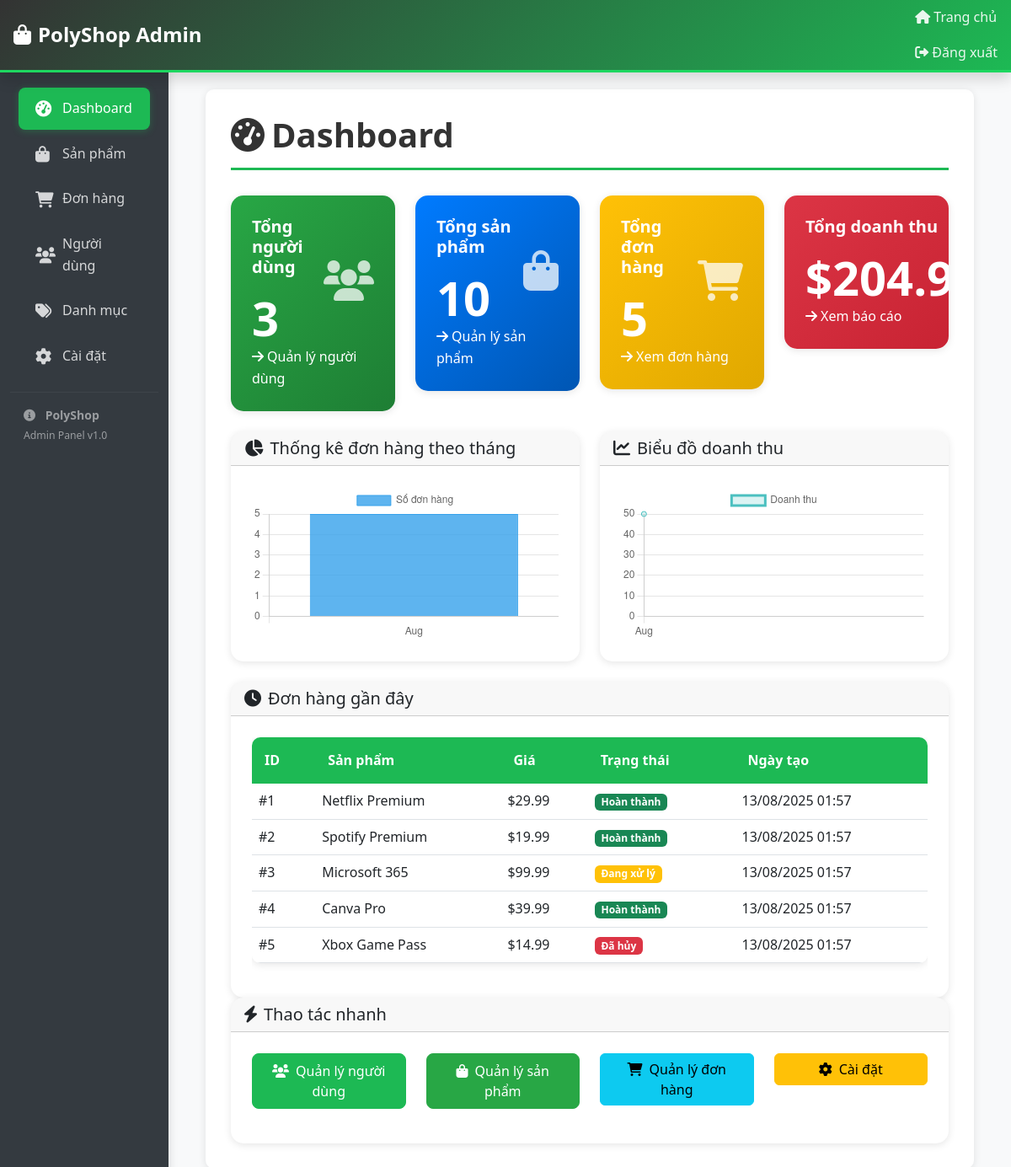
Page /admin/dashboard.php (signed in) on the committed database.
### tables this page shows
CREATE TABLE IF NOT EXISTS `orders` (
  `id` int(11) NOT NULL AUTO_INCREMENT,
  `user_id` int(11) DEFAULT NULL,
  `product_name` varchar(255) NOT NULL,
  `amount` decimal(10,2) NOT NULL,
  `status` enum('pending','completed','cancelled') DEFAULT 'pending',
  `created_at` timestamp DEFAULT CURRENT_TIMESTAMP,
  PRIMARY KEY (`id`),
  KEY `user_id` (`user_id`),
  CONSTRAINT `orders_ibfk_1` FOREIGN KEY (`user_id`) REFERENCES `users` (`id`) ON DELETE SET NULL
);

### admin/dashboard.php (the view, shortened to what the rows shown need)
<?php
try {
    $db = new Database(DB_HOST, DB_NAME, DB_USER, DB_PASS);
    $conn = $db->getConnection();
    $recentOrders = [];
    try {
        $stmt = $conn->query("SELECT * FROM orders ORDER BY created_at DESC LIMIT 5");
        $recentOrders = $stmt->fetchAll();
    } catch (Exception $e) {
    }
    $monthlyStats = [];
    try {
        $stmt = $conn->query("SELECT MONTH(created_at) as month, COUNT(*) as count FROM orders GROUP BY MONTH(created_at) ORDER BY month");
        $monthlyStats = $stmt->fetchAll();
    } catch (Exception $e) {
        $monthlyStats = [
            ['month' => 1, 'count' => 15],
            ['month' => 2, 'count' => 22],
            ['month' => 3, 'count' => 18],
            ['month' => 4, 'count' => 25],
            ['month' => 5, 'count' => 30],
            ['month' => 6, 'count' => 28]
        ];
    }
} catch (Exception $e) {
    $error = "Database connection error: " . $e->getMessage();
}
?>
<!DOCTYPE html>
<html lang="vi">
<head>
    <link href="https://cdn.jsdelivr.net/npm/bootstrap@5.3.0/dist/css/bootstrap.min.css" rel="stylesheet">
    <link rel="stylesheet" href="https://cdnjs.cloudflare.com/ajax/libs/font-awesome/6.0.0/css/all.min.css">
    <link rel="stylesheet" href="assets/css/admin-style.css">
</head>
<body>
    <div class="container-fluid">
        <div class="row">
            <main class="col-md-9 ms-sm-auto col-lg-10 px-md-4">
                <div class="main-content">
                    <h1 class="page-title">
                        <i class="fas fa-tachometer-alt me-2"></i>Dashboard
                    </h1>
                    <div class="row">
                        <div class="col-12">
                            <div class="card dashboard-card">
                                <div class="card-body">
                                    <?php if (empty($recentOrders)): ?>
                                        <p class="text-muted">Chưa có đơn hàng nào.</p>
                                    <?php else: ?>
                                        <div class="table-responsive">
                                            <table class="table table-hover">
                                                <thead>
                                                    <tr>
                                                        <th>ID</th>
                                                        <th>Sản phẩm</th>
                                                        <th>Giá</th>
                                                        <th>Trạng thái</th>
                                                        <th>Ngày tạo</th>
                                                    </tr>
                                                </thead>
                                                <tbody>
                                                    <?php foreach ($recentOrders as $order): ?>
                                                        <tr>
                                                            <td>#<?php echo $order['id']; ?></td>
                                                            <td><?php echo htmlspecialchars($order['product_name']); ?></td>
                                                            <td>$<?php echo number_format($order['amount'], 2); ?></td>
                                                            <td>
                                                                <?php
                                                                $statusClass = '';
                                                                $statusText = '';
                                                                switch ($order['status']) {
                                                                    case 'completed':
                                                                        $statusClass = 'badge bg-success';
                                                                        $statusText = 'Hoàn thành';
                                                                        break;
                                                                    case 'pending':
                                                                        $statusClass = 'badge bg-warning';
                                                                        $statusText = 'Đang xử lý';
                                                                        break;
                                                                    case 'cancelled':
                                                                        $statusClass = 'badge bg-danger';
                                                                        $statusText = 'Đã hủy';
                                                                        break;
                                                                }
                                                                ?>
                                                                <span class="<?php echo $statusClass; ?>"><?php echo $statusText; ?></span>
                                                            </td>
                                                            <td><?php echo date('d/m/Y H:i', strtotime($order['created_at'])); ?></td>
                                                        </tr>
                                                    <?php endforeach; ?>
                                                </tbody>
                                            </table>
                                        </div>
                                    <?php endif; ?>
                                </div>
                            </div>
                        </div>
                    </div>
                </div>
            </main>
        </div>
    </div>
    <script>
    // Monthly Bar Chart
    const monthlyCtx = document.getElementById('monthlyBarChart').getContext('2d');
    const monthlyChart = new Chart(monthlyCtx, {
        type: 'bar',
        data: {
            labels: <?php echo json_encode(array_map(function($item) { return date('M', mktime(0, 0, 0, $item['month'], 1)); }, $monthlyStats)); ?>,
            datasets: [{
                label: 'Số đơn hàng',
                data: <?php echo json_encode(array_map(function($item) { return $item['count']; }, $monthlyStats)); ?>,
                backgroundColor: 'rgba(54, 162, 235, 0.8)',
                borderColor: 'rgba(54, 162, 235, 1)',
                borderWidth: 1
            }]
        },
        options: {
            responsive: true,
            scales: {
                y: {
                    beginAtZero: true
                }
            }
        }
    });
    // Revenue Chart
    const revenueCtx = document.getElementById('revenueChart').getContext('2d');
    const revenueChart = new Chart(revenueCtx, {
        type: 'line',
        data: {
            labels: <?php echo json_encode(array_map(function($item) { return date('M', mktime(0, 0, 0, $item['month'], 1)); }, $monthlyStats)); ?>,
            datasets: [{
                label: 'Doanh thu',
                data: <?php echo json_encode(array_map(function($item) { return $item['count'] * 10; }, $monthlyStats)); ?>,
                borderColor: 'rgba(75, 192, 192, 1)',
                backgroundColor: 'rgba(75, 192, 192, 0.2)',
                tension: 0.1
            }]
        },
        options: {
            responsive: true,
            scales: {
                y: {
                    beginAtZero: true
                }
            }
        }
    });
    </script>
</body>
</html>

### rows in the picture
orders: id "1", product_name "Netflix Premium", amount "29.99", status "Hoàn thành", created_at "13/08/2025 01:57"
orders: id "2", product_name "Spotify Premium", amount "19.99", status "Hoàn thành", created_at "13/08/2025 01:57"
orders: id "3", product_name "Microsoft 365", amount "99.99", status "Đang xử lý", created_at "13/08/2025 01:57"
orders: id "4", product_name "Canva Pro", amount "39.99", status "Hoàn thành", created_at "13/08/2025 01:57"
orders: id "5", product_name "Xbox Game Pass", amount "14.99", status "Đã hủy", created_at "13/08/2025 01:57"

### other values in the picture
$totalUsers "3"
$totalProducts "10"
$totalOrders "5"
